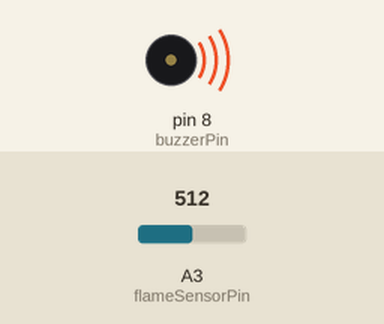
Recording of a sketch running on a simulated Arduino Uno, built with avr-gcc and run on an emulated ATmega328P. On the bench: buzzer (waves = sounding, pin HIGH). The test bench sets the inputs (shaded band); at power-on: A3 (flameSensorPin) = 512.

Above: at 1.3 s.
1.4 s: A3 (flameSensorPin) set to 1014
2.9 s: A3 (flameSensorPin) set to 1023
At 4.0 s:
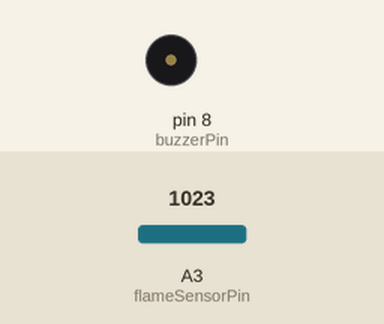
4.5 s: A3 (flameSensorPin) set to 900
At 5.1 s:
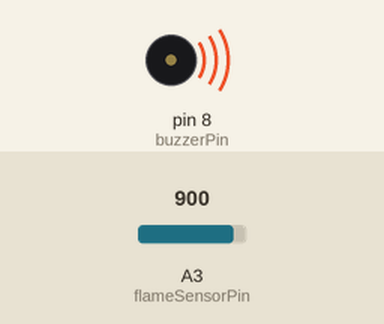
Timing chart, 0 to 7.5 s (numbered marks = the images above; inputs shaded):
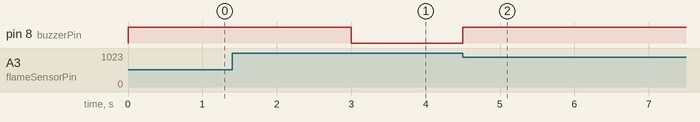

Measured:
- the behaviour switches between 1022 and 1023 on A3 (flameSensorPin) (found by bisection; images 0 and 1)
- after the input at 1.4 s, every drawn part: stays the same
- after the input at 2.9 s, pin 8 (buzzerPin): HIGH → LOW after 0.10 s
- after the input at 4.5 s, pin 8 (buzzerPin): LOW → HIGH at once

The sketch:

flame_sensor.ino
```cpp
int flameSensorPin = A3; //  a0
int flameSensorReading;
int buzzerPin=8;
void setup(void)
{
  pinMode(buzzerPin,OUTPUT);
}
void loop(void)
{
  //digitalWrite(buzzerPin,HIGH);
  flameSensorReading = analogRead(flameSensorPin);
  if(flameSensorReading<1023)
{
  digitalWrite(buzzerPin,HIGH);
}
else
{
  digitalWrite(buzzerPin,LOW);
}
 //Serial.print("Analog reading = ");
 //Serial.println(flameSensorReading); // the raw analog reading delay(1000);
 delay(500);
}
```
